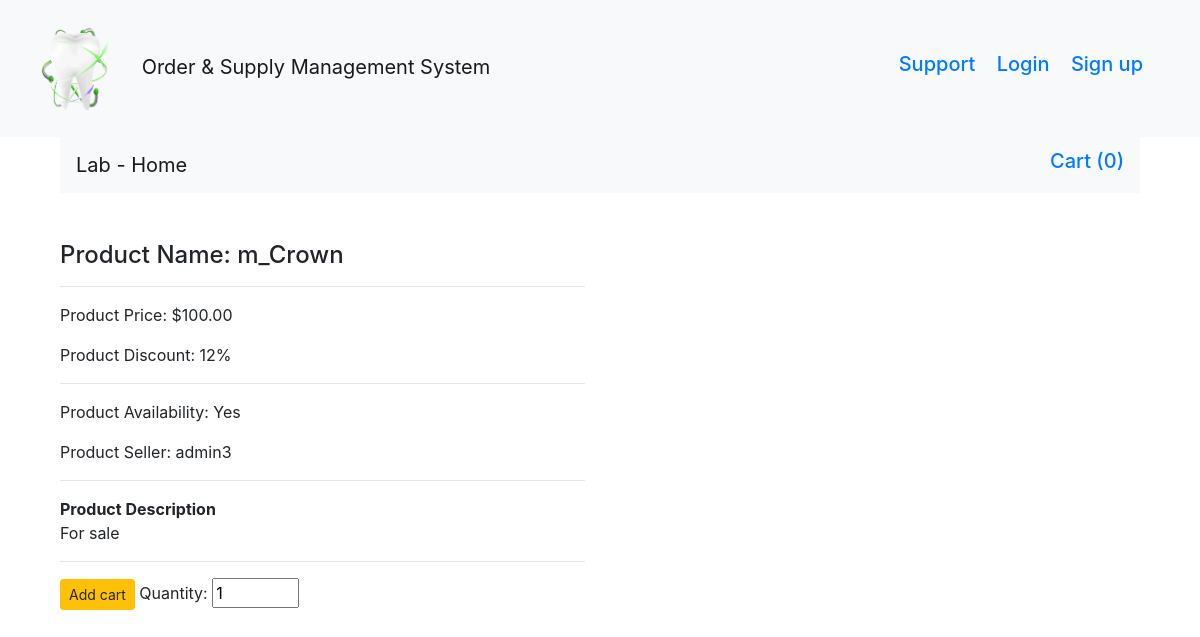
/labproduct_details/4, run on the app's committed database.
### dental/products/models.py (models this page shows, shortened)
class manufacturer_product(db.Model):
    id = db.Column(db.Integer, primary_key=True)
    name = db.Column(db.String(80), nullable=False)
    seller = db.Column(db.String(80), nullable=False)
    price = db.Column(db.Numeric(10,2), nullable=False)
    discout = db.Column(db.Integer, default=0)
    stock = db.Column(db.Integer, nullable=False)
    description = db.Column(db.Text, nullable=False)

### dental/products/routes.py (the view)
@app.route('/labproduct_details/<int:id>', methods=['GET', 'POST'])
def labproduct_details(id):
    products = manufacturer_product.query.filter_by(id=id)
    print(products)
    return render_template('products/labproduct_details.html', products=products)

### dental/templates/products/labproduct_details.html (shortened to what this page needs)
{% extends "layout.html" %}
{% block content %}
<div class="container">
  <nav class="navbar navbar-expand-lg navbar-light bg-light">
      <a class="navbar-brand" href="/lab">Lab - Home</a>
      <div class="collapse navbar-collapse" id="navbarSupportedContent">
      <form class="form-inline my-2 my-lg-0">
        <a class="float-right" href="{{url_for('getCart_lab')}}" tabindex="-1">
            <h5>Cart ({{session['Shoppingcart']|length}})</h5>
        </a>
    </form>
      </div>
  </nav>
</div>
<div class="container mt-5">
    <div class="row">
        {% for product in products %}
        <div class="col-md-6" id=product.id>
            <h4>Product Name: {{product.name}}</h4>
            <hr>
            <p>Product Price: ${{product.price}}</p>
            {% if product.discout>0 %}
                <p>Product Discount: {{product.discout}}%</p>
            {% endif %}
            <hr>
            {% if product.stock>0 %}
                <p>Product Availability: Yes</p>
            {% elif product.stock==0 %}
            <p>Product Availability: No</p>
            {% endif %}
            <p>Product Seller: {{product.seller}}</p>
            <hr>
            <b>Product Description</b>
            <p>{{product.description}}</p>
            <hr>
            <form action="{{url_for('addcart_lab')}}" method="POST">
                <button type="submit" class="btn btn-sm btn-warning">Add cart</button>
                <label for="">Quantity:</label>
                <input type="number" name="quantity" id="" value="1" min="1" max="{{product.stock}}">
            </form>
        </div>
        <div class="col-md-6"></div>
        {% endfor %}
    </div>
</div>
{% endblock %}

### data on the page
manufacturer_product: name "m_Crown", price "100.00", discout "12", stock "Product Availability: Yes", seller "admin3", description "For sale"

### other printed values
{{ session['Shoppingcart']|length }} "0"
